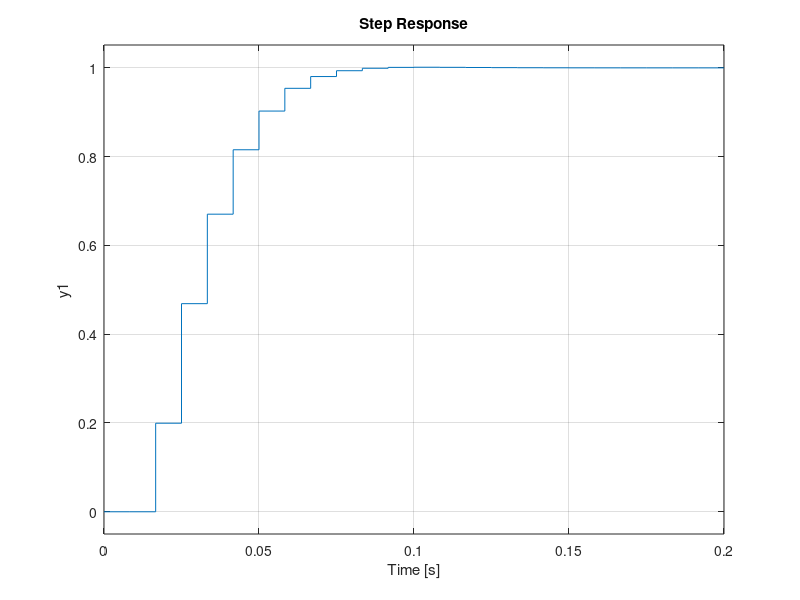

Here is the MATLAB script that generated this plot:
%
%24/12/2018 add this new script.
% Simulate model from Chapter 13, page 552, 
Ts = 1/120
z = tf('z',Ts);
Gc = 150*(z-0.72)/(z+0.4);
Gp = 0.00133*(z+0.75)/(z*(z-1)*(z-0.72));
cl = feedback(Gc*Gp,1);
step(cl)